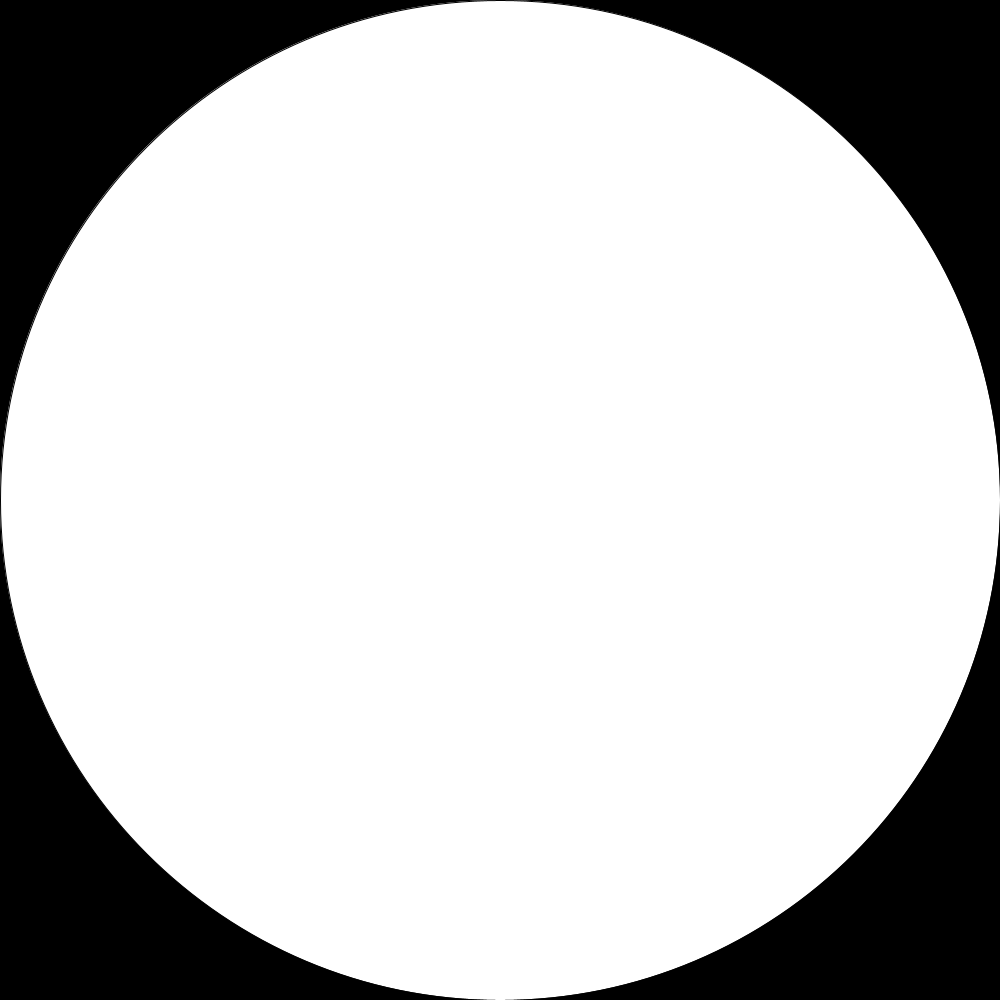
Frame 1 (no input)
Frame 60 (the mouse pressed at the canvas centre just before this capture): identical to frame 1, image omitted
Frame 120 (the mouse held since frame 60 and released just before this capture): blank canvas, image omitted

The Processing sketch that drew this single still picture (run headless with seeded random() and noise(); from frame 60 on, the mouse is pressed at the canvas centre):

// Processing sketch: classwork2_2_5_18
// ── classwork2_2_5_18.pde
void setup() {
  size(1000,1000);
}

void draw() {
  
  println(abs(mouseX - width/2));
  
  background(0);
  ellipse(width/2 , height/2 , abs(mouseX - width/2) * 2, abs(mouseX - width/2) * 2);
}
